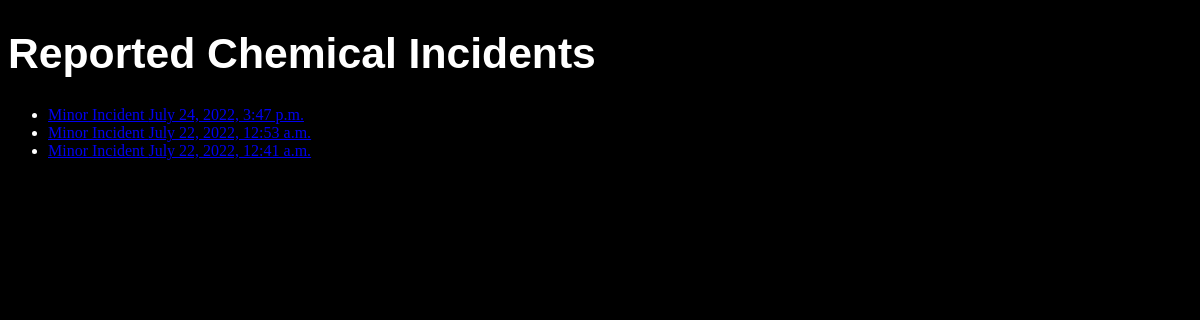
Screenshot of /Report/chemical_list with the database file from the repository.
### Report/models.py (models this page shows, shortened)
class ChemicalReport(models.Model):
    user = models.ForeignKey(User, on_delete=models.SET_NULL, null=True, related_name='ChemicalCreator')
    created = models.DateTimeField(auto_now_add=True)
    updated = models.DateTimeField(auto_now=True)
    date_and_time_of_incident_start = models.DateTimeField()
    date_and_time_of_incident_end = models.DateTimeField()
    incident_commander = models.ForeignKey(User, on_delete=models.SET_NULL, null=True, related_name='ChemicalCommander')
    incident_type = models.ForeignKey(IncidentType, on_delete=models.SET_NULL, null=True)
    cause_of_incident = models.TextField()
    actions_taken = models.TextField()
    equipment_used = models.TextField()
    identify_substance = models.TextField()
    physical_description = models.ForeignKey(PhysicalDescription, on_delete=models.SET_NULL, null=True )
    material_run_off_property = models.BooleanField(default=False)
    agencies_notified = models.BooleanField(default=False)
    Environment_affected = models.BooleanField(default=False)
    employee_chemical_exposure = models.BooleanField(default=False)
    employee_injured = models.BooleanField(default=False)
    employee_phone_number = models.CharField(max_length=15)
    public_chemical_exposure = models.BooleanField(default=False)
    public_injured = models.BooleanField(default=False)
    debrief_attendance = models.TextField()
    positive_notes = models.TextField()
    areas_of_improvement = models.TextField()
    debrief_commander = models.ForeignKey(User, on_delete=models.SET_NULL, null=True,related_name='ChemicalDebriefCommander')
    debrief_date_time = models.DateTimeField()
    class Meta:
        ordering = ['-created']

class IncidentType(models.Model):
    type = models.CharField(max_length=100)
    description = models.CharField(max_length=140,blank=True, null=True)
    def __str__(self):
        return self.type

### Report/views.py (the view)
# urls.py: path('chemical_list',ChemicalListView.as_view(),name='chemical_list'),
class ChemicalListView(ListView):
    model = ChemicalReport

### Report/templates/Report/chemicalreport_list.html
{% extends 'base.html' %}
{% block content %}
<h1>Reported Chemical Incidents</h1>
<ul>{% for chemicalreport in object_list %}
    <li><a href="/Report/chemicalreport_detail/{{chemicalreport.id}}">{{chemicalreport.incident_type}} {{chemicalreport.created}}</a></li>
{% endfor %}
</ul>
{% endblock %}

### templates/base.html (style rules this page uses)
body { background-color: black; color: white; }
h1 { font-family: Verdana, Geneva, Tahoma, sans-serif; font-size: 32pt; font-style: none; font-weight: none; }

### rows the page displays
ChemicalReport: incident_type "Minor Incident", created "July 24, 2022, 3:47 p.m."
ChemicalReport: incident_type "Minor Incident", created "July 22, 2022, 12:53 a.m."
ChemicalReport: incident_type "Minor Incident", created "July 22, 2022, 12:41 a.m."
